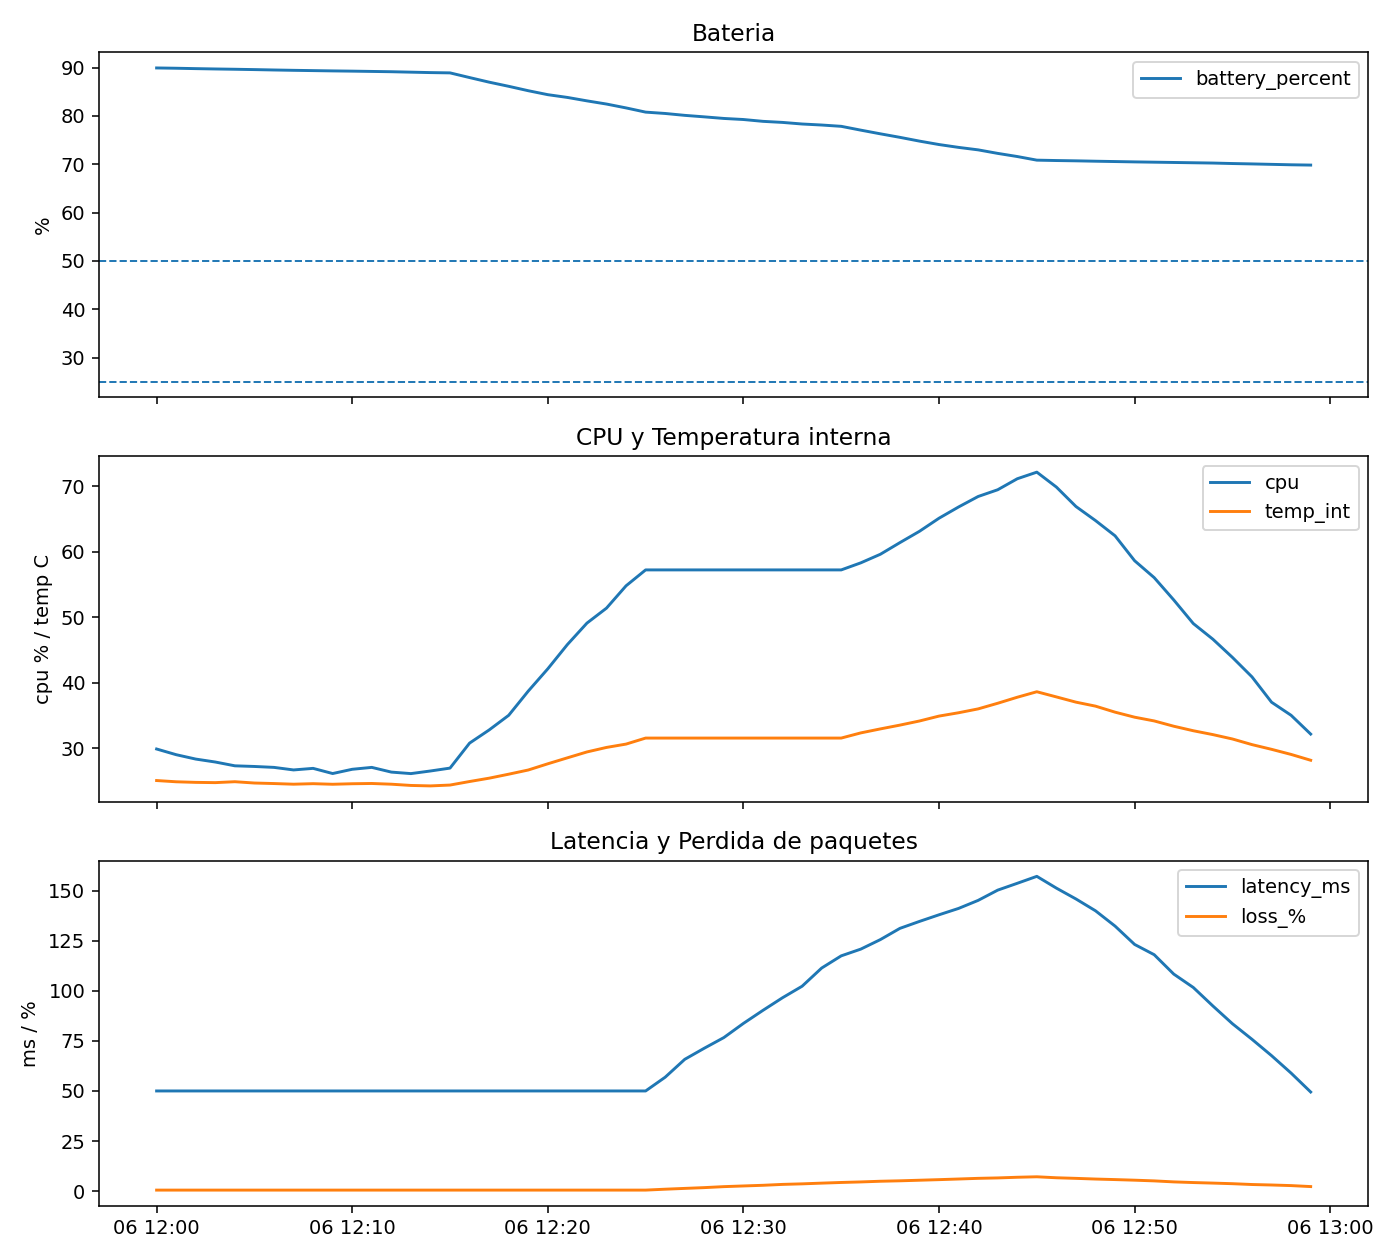

This figure's Python source:
import pandas as pd
import matplotlib.pyplot as plt

# 1) Cargar datos
df = pd.read_csv("telemetry_hour.csv")
df["timestamp"] = pd.to_datetime(df["timestamp"])

# 2) Último estado
last = df.iloc[-1]

def status(value, warn, crit, reverse=False):
    """
    reverse=False: crítico cuando value > crit
    reverse=True:  crítico cuando value < crit  (ej. batería, señal)
    """
    if not reverse:
        if value > crit:
            return "CRITICO"
        if value > warn:
            return "PRECAUCION"
        return "NORMAL"
    else:
        if value < crit:
            return "CRITICO"
        if value < warn:
            return "PRECAUCION"
        return "NORMAL"

print("\n=== ESTADO ACTUAL DEL SATELITE ===")
print(f"Tiempo: {last['timestamp']}")
print(f"Bateria: {last['battery_percent']}% -> {status(last['battery_percent'], 50, 25, reverse=True)}")
print(f"CPU: {last['cpu_usage_percent']}% -> {status(last['cpu_usage_percent'], 60, 80)}")
print(f"Temp interna: {last['internal_temp_c']} C -> {status(last['internal_temp_c'], 45, 55)}")
print(f"Latencia: {last['link_latency_ms']} ms -> {status(last['link_latency_ms'], 120, 200)}")
print(f"Perdida: {last['packet_loss_percent']}% -> {status(last['packet_loss_percent'], 1, 5)}")
print(f"Senal: {last['link_signal_quality_db']} dB -> {status(last['link_signal_quality_db'], -70, -85, reverse=True)}")

# 3) Alertas en toda la hora
alerts = []
for i, row in df.iterrows():
    t = row["timestamp"]
    if row["battery_percent"] < 25:
        alerts.append((t, "CRITICO", "Bateria baja"))
    elif row["battery_percent"] < 50:
        alerts.append((t, "PRECAUCION", "Bateria en precaucion"))

    if row["cpu_usage_percent"] > 80:
        alerts.append((t, "CRITICO", "CPU alta"))
    elif row["cpu_usage_percent"] > 60:
        alerts.append((t, "PRECAUCION", "CPU elevada"))

    if row["internal_temp_c"] > 55:
        alerts.append((t, "CRITICO", "Temperatura interna alta"))
    elif row["internal_temp_c"] > 45:
        alerts.append((t, "PRECAUCION", "Temperatura interna elevada"))

    if row["link_latency_ms"] > 200:
        alerts.append((t, "CRITICO", "Latencia alta"))
    elif row["link_latency_ms"] > 120:
        alerts.append((t, "PRECAUCION", "Latencia elevada"))

    if row["packet_loss_percent"] > 5:
        alerts.append((t, "CRITICO", "Perdida de paquetes alta"))
    elif row["packet_loss_percent"] > 1:
        alerts.append((t, "PRECAUCION", "Perdida de paquetes elevada"))

    if row["link_signal_quality_db"] < -85:
        alerts.append((t, "CRITICO", "Senal muy debil"))
    elif row["link_signal_quality_db"] < -70:
        alerts.append((t, "PRECAUCION", "Senal debil"))

print("\n=== ALERTAS DETECTADAS ===")
if not alerts:
    print("Sin alertas")
else:
    # muestra máximo 20 para no saturar
    for a in alerts[:20]:
        print(f"{a[0]} | {a[1]} | {a[2]}")
    print(f"Total alertas: {len(alerts)}")

# 4) Gráficas
fig, axes = plt.subplots(3, 1, figsize=(10, 9), sharex=True)

axes[0].plot(df["timestamp"], df["battery_percent"], label="battery_percent")
axes[0].axhline(50, linestyle="--", linewidth=1)
axes[0].axhline(25, linestyle="--", linewidth=1)
axes[0].set_ylabel("%")
axes[0].set_title("Bateria")
axes[0].legend(loc="best")

axes[1].plot(df["timestamp"], df["cpu_usage_percent"], label="cpu")
axes[1].plot(df["timestamp"], df["internal_temp_c"], label="temp_int")
axes[1].set_ylabel("cpu % / temp C")
axes[1].set_title("CPU y Temperatura interna")
axes[1].legend(loc="best")

axes[2].plot(df["timestamp"], df["link_latency_ms"], label="latency_ms")
axes[2].plot(df["timestamp"], df["packet_loss_percent"], label="loss_%")
axes[2].set_ylabel("ms / %")
axes[2].set_title("Latencia y Perdida de paquetes")
axes[2].legend(loc="best")

plt.tight_layout()
plt.savefig("telemetry_dashboard.png", dpi=140)
plt.show()

print("\nOK -> telemetry_dashboard.png generado")
